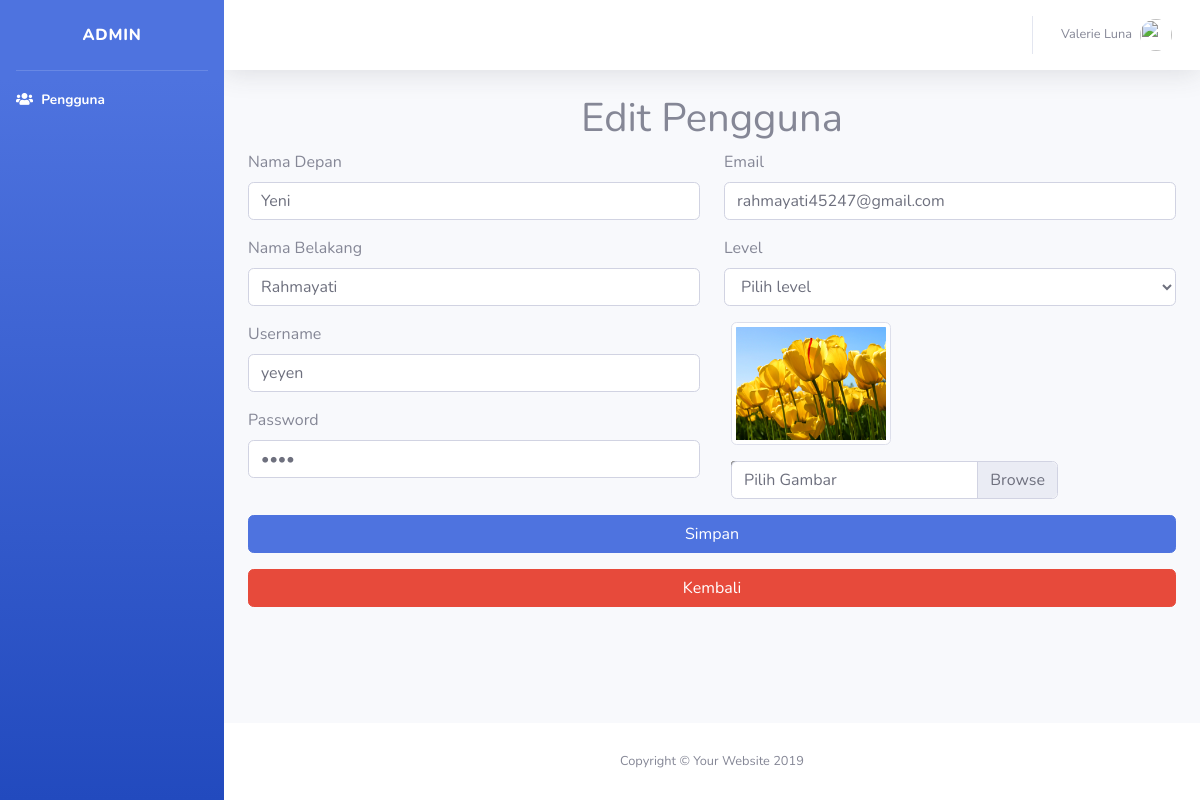
The page /index.php/admin/edit_pengguna/1 on the database its author committed.
### tables this page shows
CREATE TABLE `pengguna` (
  `id_pengguna` int(11) NOT NULL,
  `nama_depan` varchar(25) NOT NULL,
  `nama_belakang` varchar(25) NOT NULL,
  `username` varchar(25) NOT NULL,
  `password` varchar(25) NOT NULL,
  `email` varchar(25) NOT NULL,
  `level` varchar(25) NOT NULL,
  `gambar` varchar(255) NOT NULL
);

### application/helpers/page_template_helper.php (called while the page is built, shortened)
<?php
if(! function_exists('element')){
    function admin_page($template,$data=null){
        $ci=&get_instance();
        $data['view']=$ci->load->view($template,$data,true);
    }
}

### application/modules/admin/controllers/Admin.php (called while the page is built, shortened)
<?php
class Admin extends MY_Controller
{
	public function edit_pengguna()
	{
		$data['title'] = "Edit Data";
		$id = $this->uri->segment('3');
		$data['user'] = $this->db->get_where('pengguna', ['id_pengguna' => $id])->row();
		admin_page('form_edit', $data);
	}
}

### index.php (called while the page is built, shortened)
<?php
require_once BASEPATH.'core/CodeIgniter.php';

### application/modules/admin/views/form_edit.php (the view, shortened to what this page needs)
<h1 class="text-center">Edit Pengguna</h1>
<?php echo form_open_multipart('admin/update'); ?>
<div class="row">
    <div class="col-md-6">
        <div class="form-group">
            <label for="nd">Nama Depan</label>
            <input type="text" name="nd" id="nd" class="form-control" placeholder="Nama Depan" value="<?= $user->nama_depan ?>" required>
        </div>
        <div class="form-group">
            <label for="nb">Nama Belakang</label>
            <input type="text" name="nb" id="nb" class="form-control" placeholder="Nama Belakang" value="<?= $user->nama_belakang ?>" required>
        </div>
        <div class="form-group">
            <label for="nama">Username</label>
            <input type="text" name="nama" id="nama" class="form-control" placeholder="Username" value="<?= $user->username ?>" required>
        </div>
        <div class="form-group">
            <label for="password">Password</label>
            <input type="password" name="password" id="password" class="form-control" placeholder="Password" value="<?= $user->password ?>" required>
        </div>
    </div>
    <div class="col-md-6">
        <div class="form-group">
            <label for="email">Email</label>
            <input type="email" name="email" id="email" class="form-control" placeholder="Example@email.com" value="<?= $user->email ?>" required>
        </div>
        <div class="form-group">
            <label for="level">Level</label>
            <select name="level" id="level" class="form-control" required>
                <option value="<?= $user->level ?>">Pilih level</option>
            </select>
        </div>
        <div class="col-md-12">
            <div class="form-row">
                <div class="form-group">
                    <img src="<?= base_url('assets/img/') . $user->gambar ?>" width="160px" id="output" class="img-thumbnail rounded">
                </div>
                <div class="form-group">
                    <div class="custom-file" class="col-sm-12">
                        <label class="custom-file-label" for="preview_gambar" id="preview">Pilih Gambar</label>
                    </div>
                </div>
            </div>
        </div>
    </div>
</div>
<button type="submit" class="btn btn-primary btn-block mb-3">Simpan</button>
<a href="<?= site_url('admin') ?>" class="btn btn-danger btn-block mb-3">Kembali</a>
<br>
</form>

### rows shown on the page
pengguna: nd "Yeni", nb "Rahmayati", nama "yeyen", email "rahmayati45247@gmail.com", gambar (picture)
